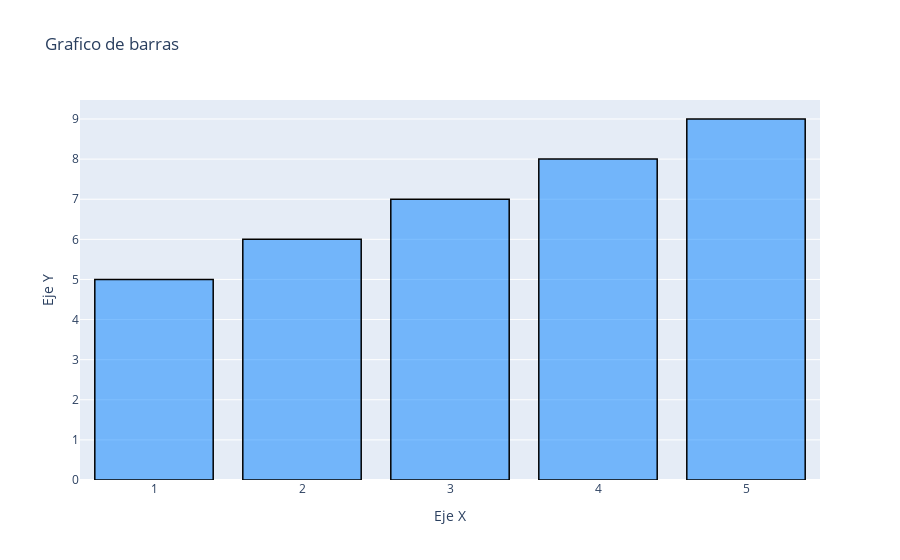

Here is the notebook cell this chart was saved with:
### Code cell
fig2.update_layout(title="Grafico de barras", xaxis_title="Eje X", yaxis_title="Eje Y")

### Figure 1 — Plotly figure (JSON) as saved in the notebook; plotly's stock layout.template omitted (floating-point values rounded to 4 significant figures)
{"data": [{"marker": {"color": "rgba(0,128,255,0.5)", "line": {"color": "rgb(0,0,0)", "width": 1.5}}, "type": "bar", "x": [1, 2, 3, 4, 5], "y": [5, 6, 7, 8, 9]}], "layout": {"title": {"text": "Grafico de barras"}, "xaxis": {"title": {"text": "Eje X"}}, "yaxis": {"title": {"text": "Eje Y"}}}}
